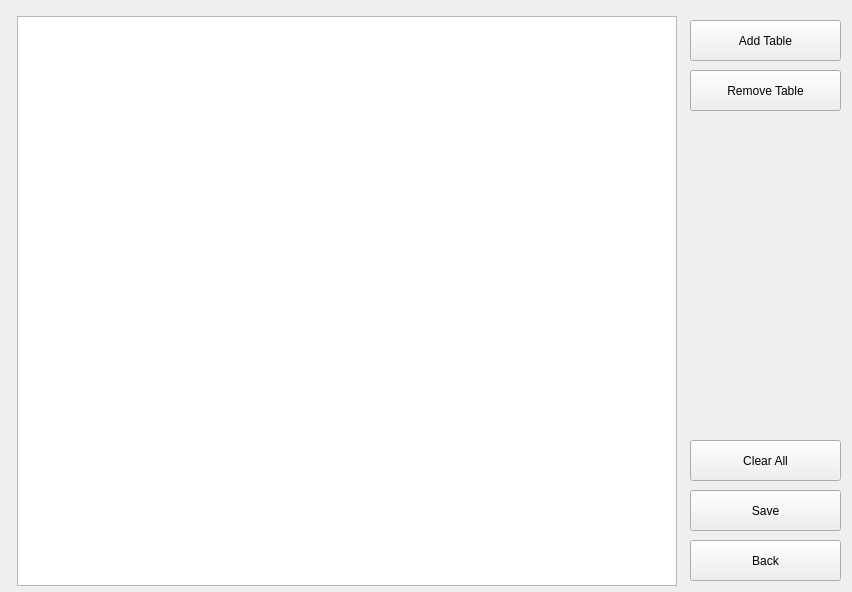
<?xml version="1.0" encoding="UTF-8"?>
<ui version="4.0">
 <class>stolovi</class>
 <widget class="QWidget" name="stolovi">
  <property name="geometry">
   <rect>
    <x>0</x>
    <y>0</y>
    <width>852</width>
    <height>592</height>
   </rect>
  </property>
  <property name="maximumSize">
   <size>
    <width>852</width>
    <height>600</height>
   </size>
  </property>
  <property name="windowTitle">
   <string>Tables</string>
  </property>
  <widget class="QGraphicsView" name="gvTabla">
   <property name="geometry">
    <rect>
     <x>17</x>
     <y>16</y>
     <width>660</width>
     <height>570</height>
    </rect>
   </property>
   <property name="maximumSize">
    <size>
     <width>800</width>
     <height>600</height>
    </size>
   </property>
   <property name="sceneRect">
    <rectf>
     <x>0.000000000000000</x>
     <y>0.000000000000000</y>
     <width>0.000000000000000</width>
     <height>0.000000000000000</height>
    </rectf>
   </property>
  </widget>
  <widget class="QPushButton" name="pbDodajSto">
   <property name="geometry">
    <rect>
     <x>690</x>
     <y>20</y>
     <width>151</width>
     <height>41</height>
    </rect>
   </property>
   <property name="text">
    <string>Add Table</string>
   </property>
  </widget>
  <widget class="QPushButton" name="pb2">
   <property name="geometry">
    <rect>
     <x>690</x>
     <y>540</y>
     <width>151</width>
     <height>41</height>
    </rect>
   </property>
   <property name="text">
    <string>Back</string>
   </property>
  </widget>
  <widget class="QPushButton" name="pbObrisiSto">
   <property name="geometry">
    <rect>
     <x>690</x>
     <y>70</y>
     <width>151</width>
     <height>41</height>
    </rect>
   </property>
   <property name="text">
    <string>Remove Table</string>
   </property>
  </widget>
  <widget class="QPushButton" name="pbObrisiSve">
   <property name="geometry">
    <rect>
     <x>690</x>
     <y>440</y>
     <width>151</width>
     <height>41</height>
    </rect>
   </property>
   <property name="text">
    <string>Clear All</string>
   </property>
  </widget>
  <widget class="QPushButton" name="pushButton_3">
   <property name="geometry">
    <rect>
     <x>690</x>
     <y>490</y>
     <width>151</width>
     <height>41</height>
    </rect>
   </property>
   <property name="text">
    <string>Save</string>
   </property>
  </widget>
 </widget>
 <resources/>
 <connections/>
</ui>
